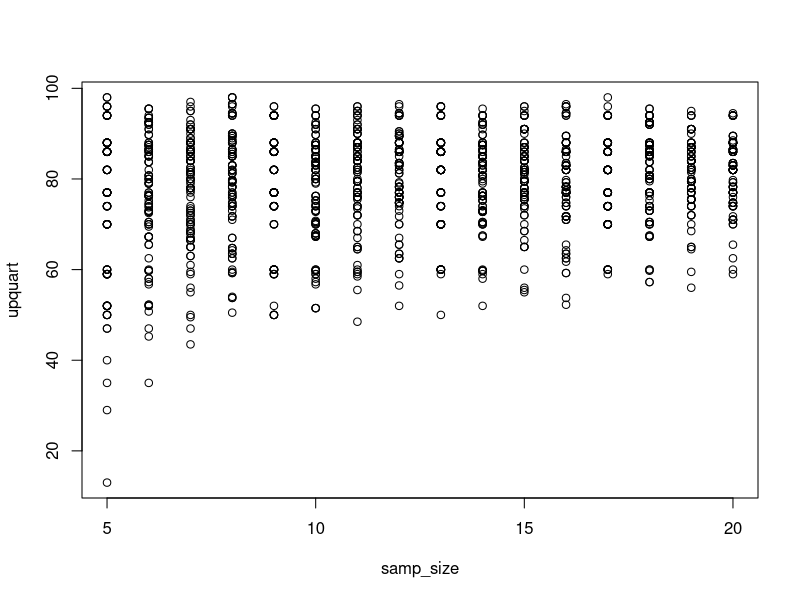
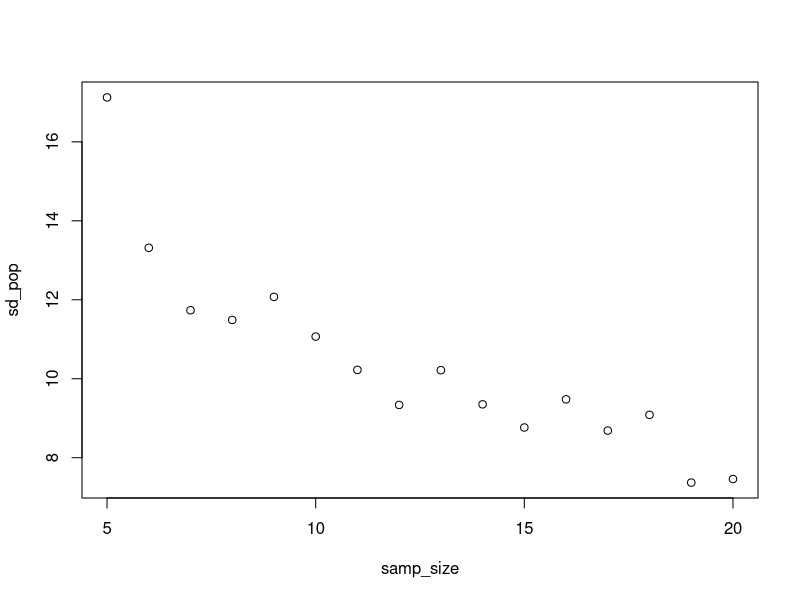

These charts were generated, in order, by the following R code:
## ---- chunk 1
knitr::opts_chunk$set(echo = TRUE)
## ---- chunk 2
library(dplyr)
library(magrittr)
## ---- chunk 3
vole_vaso <- c(98,96,94,88,86,82,77,74,70,60,
           59,52,50,47,40,35,29,13,6,5)
## ---- chunk 4
mean(vole_vaso)
median(vole_vaso)
sd(vole_vaso)
IQR(vole_vaso)
## ---- chunk 5
sd(vole_vaso) / sqrt(20)
## ---- chunk 6
set.seed(42)
sample(vole_vaso, size = 10, replace = TRUE) %>%
  quantile(probs = 0.75)
## ---- chunk 7
#2b
set.seed(42)
df_sim <- data.frame(samp_size = rep(5:20, times = 100))
df_sim$sim_number = 1:nrow(df_sim)
#2c
df_sim2 <- df_sim %>%
  group_by(sim_number) %>%
#get simulated upper quartiles
  mutate(upquart = quantile(sample(vole_vaso, samp_size, replace = TRUE), prob = (0.75))) %>%
  ungroup()
#2d
plot(upquart ~ samp_size, data = df_sim2)
## ---- chunk 8
df_sim_sd <- df_sim2 %>%
  group_by(samp_size) %>%
  summarize(sd_pop = sd(upquart)) %>%
  ungroup()
print.data.frame(df_sim_sd)
plot(sd_pop ~ samp_size, data = df_sim_sd)
## ---- chunk 9
11.2748 * 1.96
